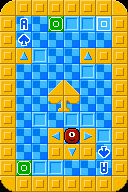

Tiled map render using the project's own tile images. Description and the whole map definition, tile-layer contents included, below:
An orthogonal 8x12 tile map with 16x16 px tiles, 3 tile layers (floor, walls, items).

<map version="1.10" tiledversion="1.11.0" orientation="orthogonal" renderorder="left-up" width="8" height="12" tilewidth="16" tileheight="16" infinite="0" nextlayerid="4" nextobjectid="1">
 <editorsettings>
  <export format="defold" />
 </editorsettings>
 <properties>
  <property name="moves" type="int" value="6" />
  <property name="name" value="ACE OF SPADES" />
 </properties>
 <tileset firstgid="1" source="tiles.tsx" />
 <layer id="1" name="floor" width="8" height="12">
  <data encoding="csv">
0,0,0,0,0,0,0,0,
0,96,52,52,88,88,52,0,
0,95,52,52,52,52,52,0,
0,52,88,52,52,52,0,0,
0,52,52,52,52,88,52,0,
0,52,52,52,52,52,52,0,
0,52,52,52,52,52,52,0,
0,52,88,52,88,88,52,0,
0,52,52,52,52,52,88,0,
0,52,52,0,52,0,97,0,
0,52,88,88,52,52,98,0,
0,0,0,0,0,0,0,0
</data>
 </layer>
 <layer id="2" name="walls" width="8" height="12">
  <data encoding="csv">
89,51,51,51,51,51,51,90,
51,0,0,0,0,0,0,51,
51,0,0,0,0,0,0,51,
51,0,0,0,0,0,51,51,
51,0,0,0,0,0,0,51,
51,0,0,99,100,0,0,51,
51,0,0,101,102,0,0,51,
51,0,0,0,0,0,0,51,
51,0,0,0,0,0,0,51,
51,0,0,51,0,51,0,51,
51,0,0,0,0,0,0,51,
91,51,51,51,51,51,51,92
</data>
 </layer>
 <layer id="3" name="items" width="8" height="12">
  <data encoding="csv">
0,0,0,0,0,0,0,0,
0,0,0,7,11,11,1,0,
0,0,0,0,0,0,0,0,
0,5,11,0,0,5,0,0,
0,0,0,0,0,11,0,0,
0,0,0,0,0,0,0,0,
0,0,0,0,0,0,0,0,
0,0,11,0,11,11,0,0,
0,0,0,3,2,4,11,0,
0,0,0,0,6,0,0,0,
0,7,11,11,0,0,0,0,
0,0,0,0,0,0,0,0
</data>
 </layer>
</map>
